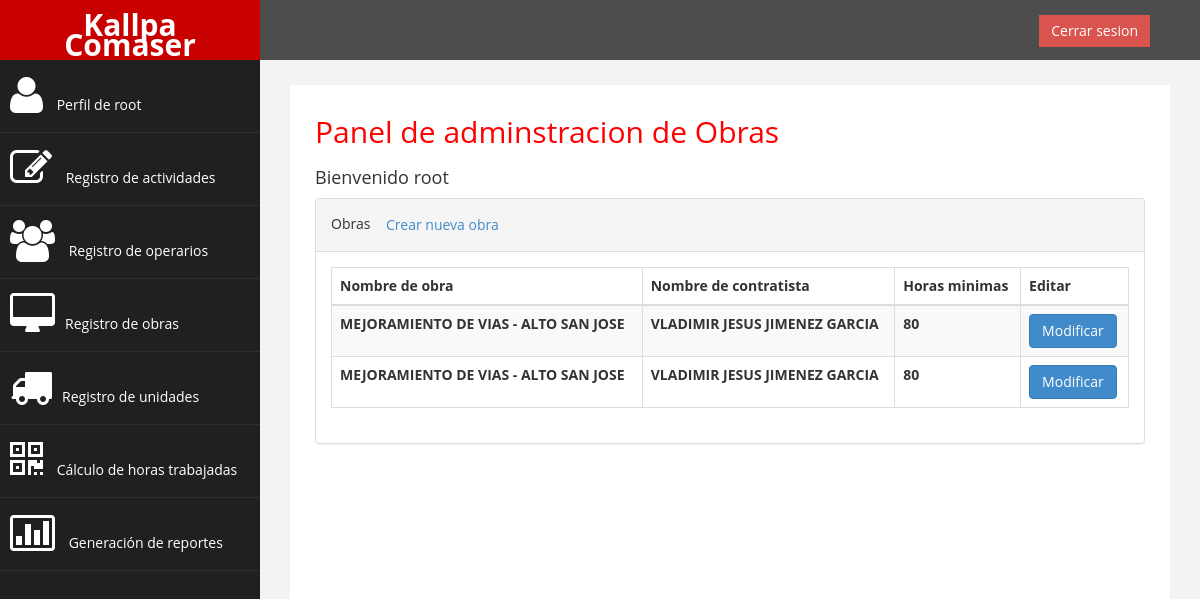
The app's page /listar_obras/ (signed in) with its own data.
### sistemaLogeo/models.py (models this page shows, shortened)
class OBRA(models.Model):
    CodObra = models.AutoField(primary_key=True)
    NomObra = models.CharField(max_length=60)
    NomCon = models.CharField(max_length=60)
    HorMin = models.IntegerField(null=False)

### sistemaLogeo/views.py (the view)
# urls.py: path('listar_obras/', listar_obras, name='listar_obras'),
@login_required
@user_passes_test(permisoElevados, login_url='/')
def listar_obras(request):
    obras = OBRA.objects.all()
    return render(request, 'obra/listar_obras.html', {'obras': obras})

### sistemaLogeo/views.py (called while the page is built)
def permisoElevados(user):
    return user.is_staff or user.is_superuser

### sistemaLogeo/templates/obra/listar_obras.html (shortened to what this page needs)
{% extends "base.html" %}
{% block content %}
<div class="col-md-12">
    <h2>Panel de adminstracion de Obras</h2>
    <h4>Bienvenido {{ user.username }} </h4>
</div>
<div class="col-md-12 col-sm-12 col-xs-12">
    <div class="panel panel-default">
        <div class="panel-heading">
            Obras
            <a href="{% url 'crear_obra'%}" class="btn square-btn-adjust">Crear nueva obra</a>
        </div>
        <div class="panel-body">
            <div class="table-responsive">
                <table class="table table-striped table-bordered table-hover">
                    <thead>
                        <tr>
                            <th>Nombre de obra</th>
                            <th>Nombre de contratista</th>
                            <th>Horas minimas </th>
                            <th>Editar</th>
                        </tr>
                    </thead>
                    <tbody>
                        {% for obra in obras %}
                        <tr>
                            <th>{{ obra.NomObra }}</th>
                            <th>{{ obra.NomCon }}</th>
                            <th>{{ obra.HorMin }}</th>
                            <th><a href="{% url 'modificar_obra' obra.CodObra %}" class="btn btn-primary">Modificar</a></th>
                        </tr>
                        {% endfor %}
                    </tbody>
                </table>
            </div>
        </div>
    </div>
</div>
{% endblock %}

### sistemaLogeo/templates/base.html (shortened to what this page needs)
{% load static %}
<!DOCTYPE html>
<html lang="es">
<head>
    <link rel="stylesheet" type="text/css" href="{% static 'css/bootstrap.css' %}">
    <link rel="stylesheet" type="text/css" href="{% static 'css/custom.css' %}">
    <link rel="stylesheet" type="text/css" href="{% static 'css/font-awesome.css' %}">
</head>
<body>
    <div id="wrapper">
        <nav class="navbar navbar-default navbar-cls-top " role="navigation" style="margin-bottom: 0">
            <div class="navbar-header">
                <a class="navbar-brand" href="{% url 'index'%}">Kallpa Comaser</a>
            </div>
            <div style="color: white; padding: 15px 50px 5px 50px; float: right; font-size: 16px;">
                {% if user.is_authenticated %}
                <a href="{% url 'logout'%}" class="btn btn-danger square-btn-adjust">Cerrar sesion</a>
                {% else %}
                <a href="{% url 'login'%}" class="btn btn-danger square-btn-adjust">Iniciar sesion</a>
                {% endif %}
            </div>
        </nav>
        <nav class="navbar-default navbar-side" role="navigation">
            <div class="sidebar-collapse">
                <ul class="nav" id="main-menu">
                    {% if user.is_authenticated %}
                    <li>
                        <a href="{% url 'index'%}"><i class="fa fa-user fa-3x"></i> Perfil de {{ user.username }}</a>
                    </li>
                    <li>
                        <a href="{% url 'listar_registros'%}"><i class="fa fa-edit fa-3x"></i> Registro de actividades
                        </a>
                    </li>
                    {% if user.is_superuser or user.is_staff %}
                    <li>
                        <a href="{% url 'listar_usuarios'%}"><i class="fa fa-users fa-3x"></i> Registro de operarios</a>
                    </li>
                    <li>
                        <a href="{% url 'listar_obras'%}"><i class="fa fa-desktop fa-3x"></i>Registro de obras </a>
                    </li>
                    <li>
                        <a href="{% url 'listar_unidades'%}"><i class="fa fa-truck fa-3x"></i>Registro de unidades </a>
                    </li>
                    <li>
                        <a href="{% url 'calculo_horas'%}"><i class="fa fa-qrcode fa-3x"></i> Cálculo de horas
                            trabajadas</a>
                    </li>
                    <li>
                        <a href="{% url 'reportes_detallados' %}"><i class="fa fa-bar-chart-o fa-3x"></i> Generación de
                            reportes</a>
                    </li>
                    {% endif %}
                    {% endif %}
                </ul>
            </div>
        </nav>
        <div id="page-wrapper">
                <div id="page-inner">
                    {% block content %}{% endblock %}
                </div>
            </div>
        </div>
</body>
</html>

### sistemaLogeo/static/css/custom.css (style rules this page uses)
body { font-family: 'Open Sans', sans-serif; }
#wrapper { width: 100%; background: #202020; }
#page-wrapper { padding: 15px 15px; min-height: 600px; background: #F3F3F3; }
#page-inner { width: 100%; margin: 10px 20px 10px 0px; background-color: #fff !important; padding: 10px; min-height: 1200px; }
h2 { color: #f00; }
h4 { padding-top: 10px; }
.square-btn-adjust { border: 0px solid transparent; -webkit-border-radius: 0px; -moz-border-radius: 0px; border-radius: 0px; }
.navbar-cls-top .navbar-brand { color: #fff; background: #C90000; width: 260px; text-align: center; height: 60px; font-size: 30px; font-weight: 700; }
.sidebar-collapse, .sidebar-collapse .nav { background: none; }
.sidebar-collapse .nav { padding: 0; }
.sidebar-collapse .nav>li>a { color: #fff; background: #202020; text-shadow: none; }
.sidebar-collapse>.nav>li>a { padding: 15px 10px; }
.sidebar-collapse>.nav>li { border-bottom: 1px solid rgba(107, 108, 109, 0.19); }
.navbar-side { border: none; background-color: #202020; }
.navbar-cls-top { background: #4D4D4D; border-bottom: none; }
.navbar-default { border: 0px solid black; }
.navbar-header { background: #A70303; }
.nav>li>a>i { margin-right: 10px; }
@media (min-width:768px) { #page-wrapper { margin: 0 0 0 260px; padding: 15px 30px; min-height: 1200px; } }
@media (min-width:768px) { .navbar-side { z-index: 1; position: absolute; width: 260px; } }
@media (min-width:768px) { .navbar { border-radius: 0px; } }

### records on screen
OBRA: NomObra "MEJORAMIENTO DE VIAS - ALTO SAN JOSE", NomCon "VLADIMIR JESUS JIMENEZ GARCIA", HorMin "80"
OBRA: NomObra "MEJORAMIENTO DE VIAS - ALTO SAN JOSE", NomCon "VLADIMIR JESUS JIMENEZ GARCIA", HorMin "80"

### other values on screen
{{ user.username }} "root"
